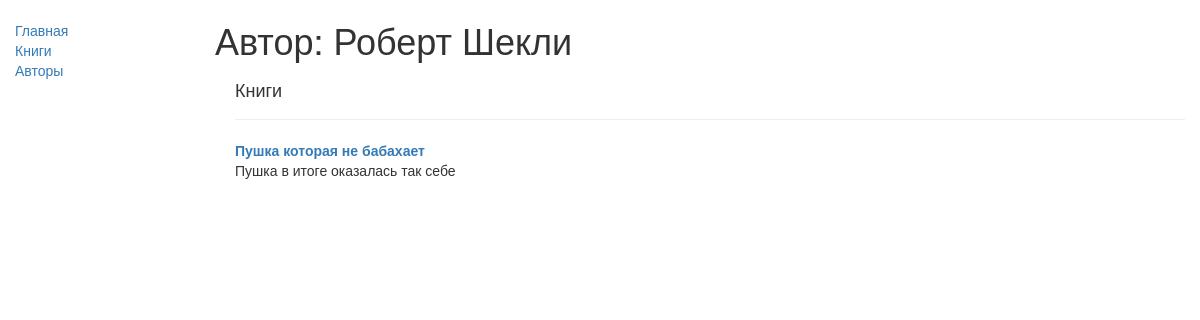
The page /catalog/author/1 on the database as committed earlier.
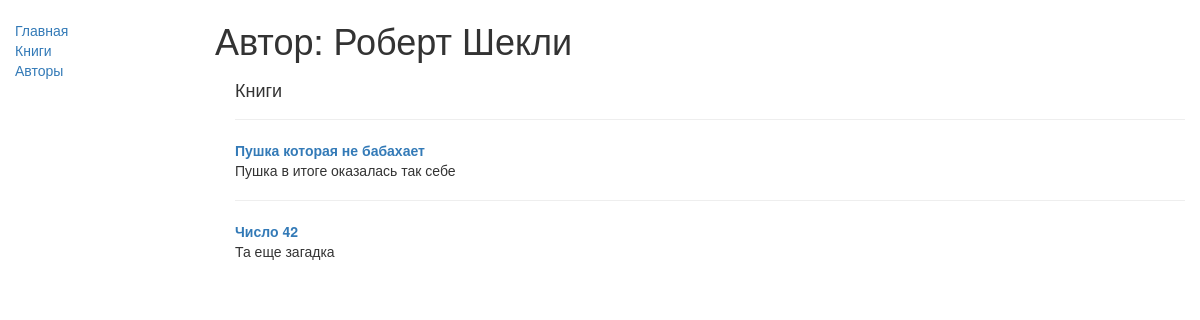
The same page on the database as committed later.
### catalog/models.py (models this page shows, shortened)
class Book(models.Model):
    title = models.CharField(max_length=200)
    author = models.ForeignKey('Author', on_delete=models.SET_NULL, null=True)
    summary = models.TextField(
        max_length=1000, help_text="Enter a brief description of the book")
    isbn = models.CharField(
        'ISBN', max_length=13, help_text='13 Character <a href="https://www.isbn-international.org/content/what-isbn">ISBN number</a>')
    genre = models.ManyToManyField(
        Genre, help_text="Select a genre for this book")
    language = models.ForeignKey(
        'Language', on_delete=models.SET_NULL, null=True)
    def get_absolute_url(self):
        return reverse('book-detail', args=[str(self.id)])
    def display_genre(self):
        """
        Creates a string for the Genre. This is required to display genre in Admin.
        """
        return ', '.join([ genre.name for genre in self.genre.all()[:3] ])
    display_genre.short_description = 'Genre'

### catalog/views.py (the view)
# urls.py: url(r'^author/(?P<pk>\d+)$', views.AuthorDetailView.as_view(), name='author-detail'),
class AuthorDetailView(generic.DetailView):
    model = Author

### catalog/templates/catalog/author_detail.html (shortened to what this page needs)
{% extends "base_generic.html" %}
{% block content %}
<h1>Автор: {{ author.first_name }} {{ author.last_name }}</h1>
<div style="margin-left:20px;margin-top:20px">
    <h4>Книги</h4>
    {% for book in author.book_set.all %}
        <hr>
        <a href="{{ book.get_absolute_url }}"><b>{{ book.title }}</b></a>
        <p>{{book.summary}}</p>
    {% endfor %}
</div>
{% endblock %}

Rows that differ between the two databases and show on the page:
added Book: title "Число 42", summary "Та еще загадка"
